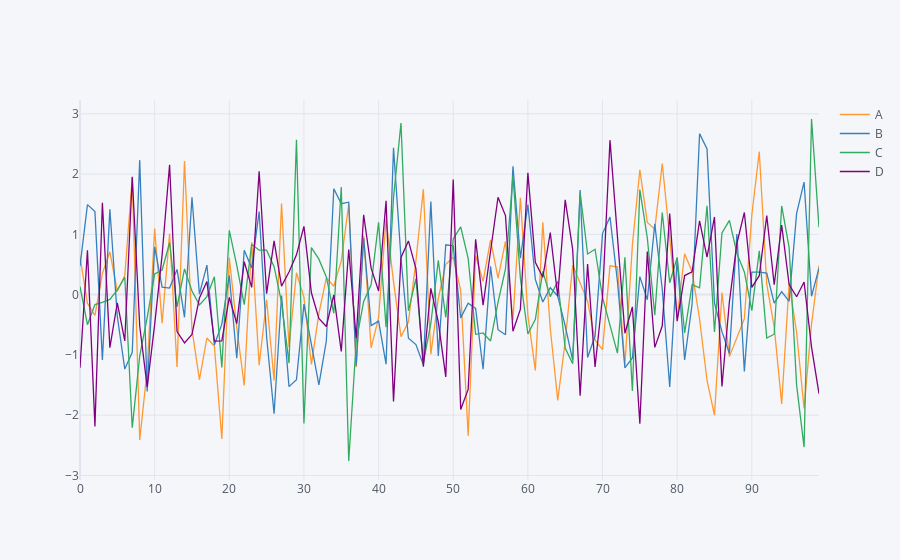

The notebook cell this image was saved under:
### Code cell
df.iplot()
#crates an interactive plot gives you info when you hover.
#also lets you zoom in, and save image subset to a file.
